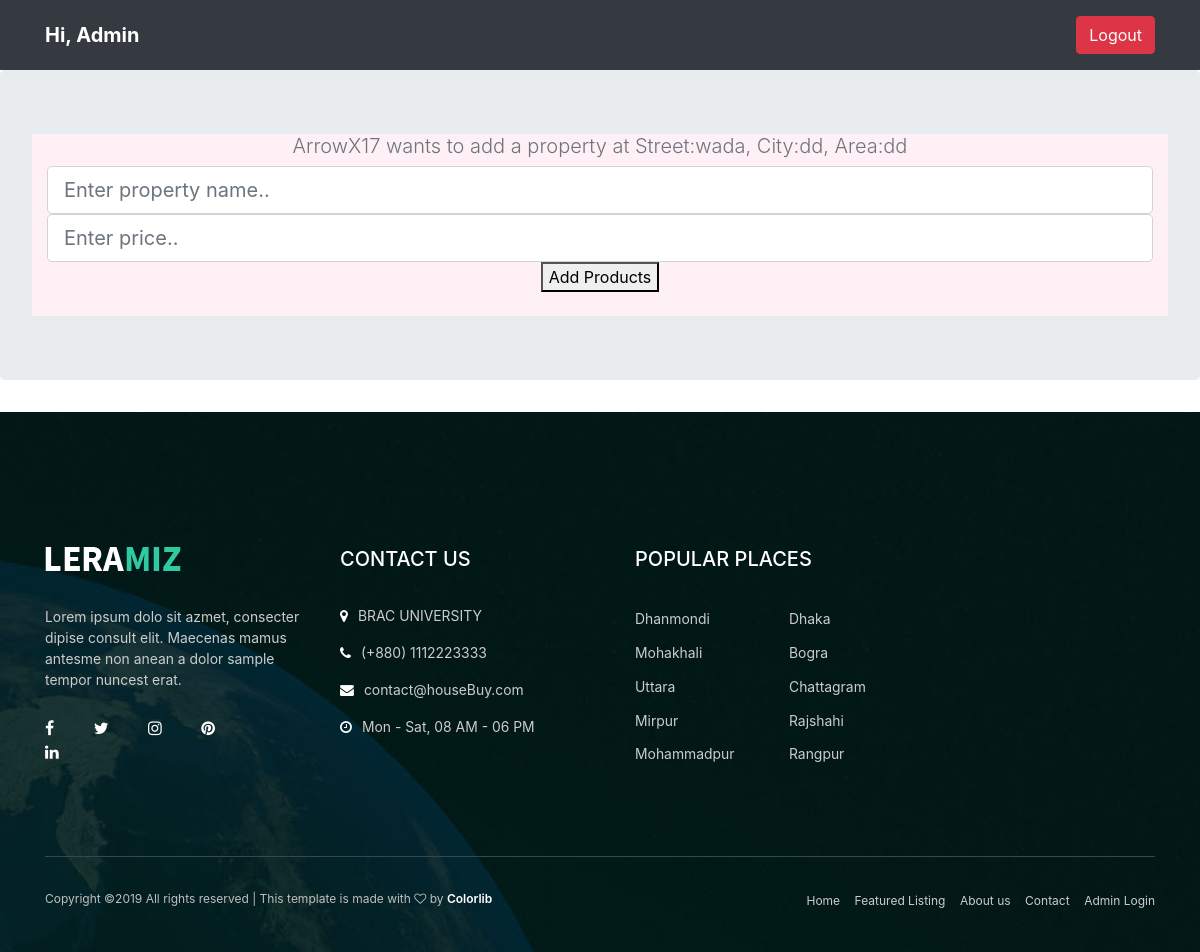
Screenshot of /adminForm.php?id=4 (signed in) with the database file from the repository.
### tables this page shows
CREATE TABLE IF NOT EXISTS `preproperty` (
  `PRE_ID` int(11) NOT NULL AUTO_INCREMENT,
  `USERNAME` varchar(10) NOT NULL,
  `verify` int(11) NOT NULL,
  `bedroom` int(11) NOT NULL,
  `washroom` int(11) NOT NULL,
  `balcony` int(11) NOT NULL,
  `size` int(11) NOT NULL,
  `street` varchar(200) NOT NULL,
  `city` varchar(50) NOT NULL,
  `area` varchar(50) NOT NULL,
  `Description` varchar(2000) NOT NULL,
  `Image1` longblob,
  `Image2` longblob,
  `Image3` longblob,
  `Image4` longblob,
  `Image5` longblob,
  `floor1` longblob,
  `floor2` longblob,
  `floor3` longblob,
  `floor4` longblob,
  `floor5` longblob,
  PRIMARY KEY (`PRE_ID`,`USERNAME`),
  KEY `USERNAME` (`USERNAME`)
);

### adminForm.php (the view, shortened to what this page needs)
<?php
  include_once 'resources/Database.php';
  $id = $_GET['id'];
  $stmt=$db->prepare("SELECT * from preproperty WHERE PRE_ID=?");
  $stmt->execute([$id]);
  $row=$stmt->fetch();
  ?>
  <!doctype html>
  <html lang="en">
    <head>
    	<link rel="stylesheet" href="css/bootstrap.min.css"/>
    	<link rel="stylesheet" href="css/font-awesome.min.css"/>
    	<link rel="stylesheet" href="css/animate.css"/>
    	<link rel="stylesheet" href="css/owl.carousel.css"/>
    	<link rel="stylesheet" href="css/style.css"/>
    	<link rel="stylesheet" href="css/custom.css"/>
      <link rel="stylesheet" href="https://maxcdn.bootstrapcdn.com/bootstrap/4.0.0/css/bootstrap.min.css">
    </head>
    <body>
      <?php
      if(isset($_SESSION['username'])){
      ?>
      <header>
        <div class="navbar navbar-dark bg-dark box-shadow">
           <div class="container d-flex justify-content-between">
              <a href="#" class="navbar-brand d-flex align-items-center">
                 <strong>Hi, Admin</strong>
              </a>
              <div class="pull-right">
                  <form method="post">
                      <button name="logout" class="btn btn-danger my-2">Logout</button>
                  </form>
              </div>
          </div>
        </div>
      </header>
  <?php
  }
  if(isset($_SESSION['username']))
  {
?>
<section class="jumbotron text-center">
        <div class="container" style="background-color:lavenderblush">
     <h3 class="lead text-muted"><?php echo "{$row['USERNAME']} wants to add a property  at Street:{$row['street']}, City:{$row['city']}, Area:{$row['area']}" ?></h3>
     <form method="post" action="" enctype="multipart/form-data">
        <input type="propertyname" name="propertyname" placeholder="Enter property name.." class="form-control form-control-lg" >
        <input type="number" name="price" placeholder="Enter price.." class="form-control form-control-lg" >
        <button type="submit"  name="btn-add"> Add Products</button>
     </form>
    <br>
  </div>
</section>
  <?php
  }
  else{
  ?>
  <h2 style="color:#30CAA0">You must be logged in to see this page.<a href="loginAdmin.php"> Login here.</a></h2>
  <?php
  }
  include_once 'common/footer.php';
  ?>

### css/style.css (style rules this page uses)
html, body { height: 100%; font-family: 'Source Sans Pro', sans-serif; -webkit-font-smoothing: antialiased; font-smoothing: antialiased; }
h1, h2, h3, h4, h5, h6 { margin: 0; font-weight: 600; color: #252525; }
h3 { font-size: 30px; }
@media (min-width: 1200px) { .container { max-width: 1170px; } }

### rows the page displays
preproperty: USERNAME "ArrowX17", street "wada", city "dd", area "dd"
